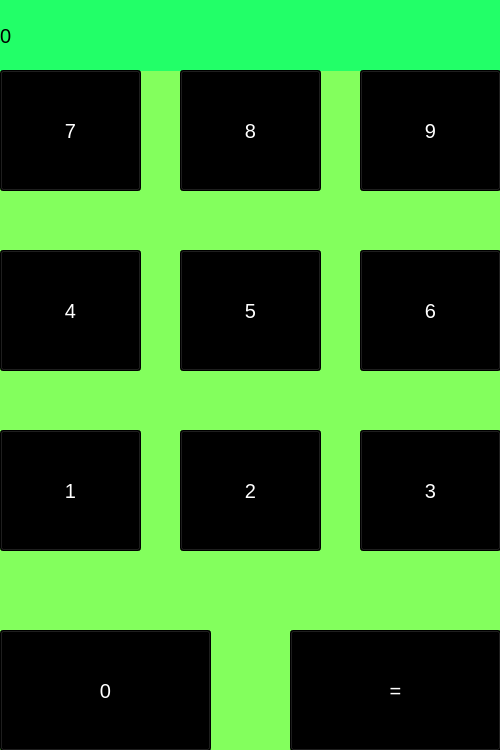
<?xml version="1.0" encoding="UTF-8"?>
<ui version="4.0">
 <class>MainWindow</class>
 <widget class="QMainWindow" name="MainWindow">
  <property name="geometry">
   <rect>
    <x>0</x>
    <y>0</y>
    <width>500</width>
    <height>750</height>
   </rect>
  </property>
  <property name="windowTitle">
   <string>Culculate</string>
  </property>
  <property name="styleSheet">
   <string notr="true">background-color: rgb(131, 255, 93);</string>
  </property>
  <widget class="QWidget" name="centralwidget">
   <widget class="QLabel" name="result">
    <property name="geometry">
     <rect>
      <x>0</x>
      <y>0</y>
      <width>500</width>
      <height>71</height>
     </rect>
    </property>
    <property name="font">
     <font>
      <pointsize>15</pointsize>
     </font>
    </property>
    <property name="styleSheet">
     <string notr="true">background-color: rgb(34, 255, 104);</string>
    </property>
    <property name="text">
     <string>0</string>
    </property>
    <property name="margin">
     <number>10</number>
    </property>
   </widget>
   <widget class="QPushButton" name="b0">
    <property name="geometry">
     <rect>
      <x>0</x>
      <y>630</y>
      <width>211</width>
      <height>121</height>
     </rect>
    </property>
    <property name="font">
     <font>
      <pointsize>15</pointsize>
     </font>
    </property>
    <property name="styleSheet">
     <string notr="true">background-color: rgb(0, 0, 0);
color: rgb(255, 255, 255);</string>
    </property>
    <property name="text">
     <string>0</string>
    </property>
   </widget>
   <widget class="QPushButton" name="rovno">
    <property name="geometry">
     <rect>
      <x>290</x>
      <y>630</y>
      <width>211</width>
      <height>121</height>
     </rect>
    </property>
    <property name="font">
     <font>
      <pointsize>15</pointsize>
     </font>
    </property>
    <property name="styleSheet">
     <string notr="true">background-color: rgb(0, 0, 0);
color: rgb(255, 255, 255);</string>
    </property>
    <property name="text">
     <string>=</string>
    </property>
   </widget>
   <widget class="QPushButton" name="b7">
    <property name="geometry">
     <rect>
      <x>0</x>
      <y>70</y>
      <width>141</width>
      <height>121</height>
     </rect>
    </property>
    <property name="font">
     <font>
      <pointsize>15</pointsize>
     </font>
    </property>
    <property name="styleSheet">
     <string notr="true">background-color: rgb(0, 0, 0);
color: rgb(255, 255, 255);</string>
    </property>
    <property name="text">
     <string>7</string>
    </property>
   </widget>
   <widget class="QPushButton" name="b9">
    <property name="geometry">
     <rect>
      <x>360</x>
      <y>70</y>
      <width>141</width>
      <height>121</height>
     </rect>
    </property>
    <property name="font">
     <font>
      <pointsize>15</pointsize>
     </font>
    </property>
    <property name="styleSheet">
     <string notr="true">background-color: rgb(0, 0, 0);
color: rgb(255, 255, 255);</string>
    </property>
    <property name="text">
     <string>9</string>
    </property>
   </widget>
   <widget class="QPushButton" name="b8">
    <property name="geometry">
     <rect>
      <x>180</x>
      <y>70</y>
      <width>141</width>
      <height>121</height>
     </rect>
    </property>
    <property name="font">
     <font>
      <pointsize>15</pointsize>
     </font>
    </property>
    <property name="styleSheet">
     <string notr="true">background-color: rgb(0, 0, 0);
color: rgb(255, 255, 255);</string>
    </property>
    <property name="text">
     <string>8</string>
    </property>
   </widget>
   <widget class="QPushButton" name="b6">
    <property name="geometry">
     <rect>
      <x>360</x>
      <y>250</y>
      <width>141</width>
      <height>121</height>
     </rect>
    </property>
    <property name="font">
     <font>
      <pointsize>15</pointsize>
     </font>
    </property>
    <property name="styleSheet">
     <string notr="true">background-color: rgb(0, 0, 0);
color: rgb(255, 255, 255);</string>
    </property>
    <property name="text">
     <string>6</string>
    </property>
   </widget>
   <widget class="QPushButton" name="b5">
    <property name="geometry">
     <rect>
      <x>180</x>
      <y>250</y>
      <width>141</width>
      <height>121</height>
     </rect>
    </property>
    <property name="font">
     <font>
      <pointsize>15</pointsize>
     </font>
    </property>
    <property name="styleSheet">
     <string notr="true">background-color: rgb(0, 0, 0);
color: rgb(255, 255, 255);</string>
    </property>
    <property name="text">
     <string>5</string>
    </property>
   </widget>
   <widget class="QPushButton" name="b4">
    <property name="geometry">
     <rect>
      <x>0</x>
      <y>250</y>
      <width>141</width>
      <height>121</height>
     </rect>
    </property>
    <property name="font">
     <font>
      <pointsize>15</pointsize>
     </font>
    </property>
    <property name="styleSheet">
     <string notr="true">background-color: rgb(0, 0, 0);
color: rgb(255, 255, 255);</string>
    </property>
    <property name="text">
     <string>4</string>
    </property>
   </widget>
   <widget class="QPushButton" name="b3">
    <property name="geometry">
     <rect>
      <x>360</x>
      <y>430</y>
      <width>141</width>
      <height>121</height>
     </rect>
    </property>
    <property name="font">
     <font>
      <pointsize>15</pointsize>
     </font>
    </property>
    <property name="styleSheet">
     <string notr="true">background-color: rgb(0, 0, 0);
color: rgb(255, 255, 255);</string>
    </property>
    <property name="text">
     <string>3</string>
    </property>
   </widget>
   <widget class="QPushButton" name="b2">
    <property name="geometry">
     <rect>
      <x>180</x>
      <y>430</y>
      <width>141</width>
      <height>121</height>
     </rect>
    </property>
    <property name="font">
     <font>
      <pointsize>15</pointsize>
     </font>
    </property>
    <property name="styleSheet">
     <string notr="true">background-color: rgb(0, 0, 0);
color: rgb(255, 255, 255);</string>
    </property>
    <property name="text">
     <string>2</string>
    </property>
   </widget>
   <widget class="QPushButton" name="b1">
    <property name="geometry">
     <rect>
      <x>0</x>
      <y>430</y>
      <width>141</width>
      <height>121</height>
     </rect>
    </property>
    <property name="font">
     <font>
      <pointsize>15</pointsize>
     </font>
    </property>
    <property name="styleSheet">
     <string notr="true">background-color: rgb(0, 0, 0);
color: rgb(255, 255, 255);</string>
    </property>
    <property name="text">
     <string>1</string>
    </property>
   </widget>
  </widget>
 </widget>
 <resources/>
 <connections/>
</ui>
